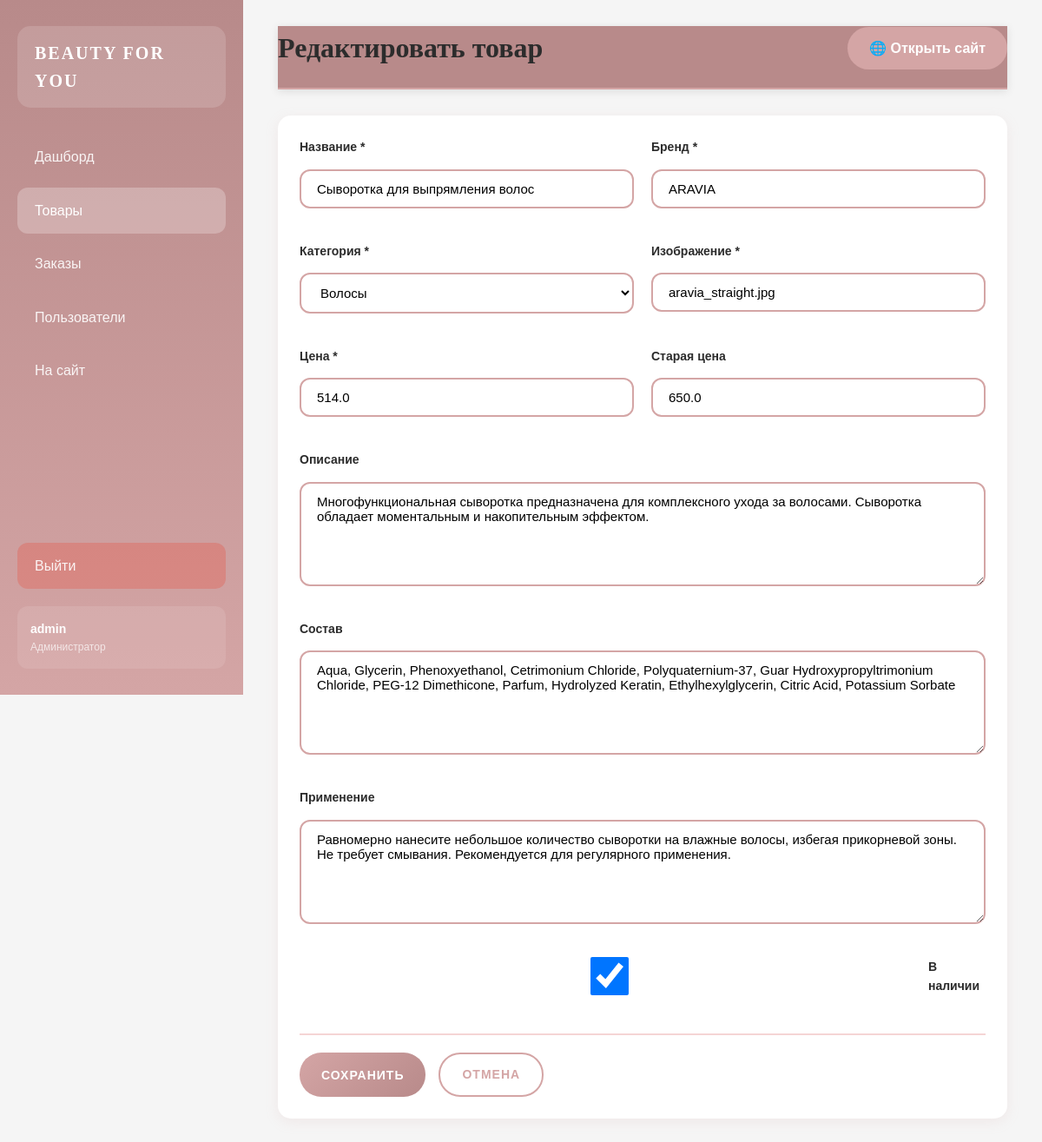
/admin/products/edit/2 (signed in), run on the app's committed database.
### app.py (models this page shows, shortened)
class User(UserMixin, db.Model):
    __tablename__ = 'user'
    id = db.Column(db.Integer, primary_key=True)
    username = db.Column(db.String(80), unique=True, nullable=False)
    email = db.Column(db.String(120), unique=True, nullable=False)
    phone = db.Column(db.String(20), unique=True, nullable=True)
    password = db.Column(db.String(200), nullable=False)
    is_admin = db.Column(db.Boolean, default=False)
    created_at = db.Column(db.DateTime, default=datetime.utcnow)
    cart_items = db.relationship('CartItem', back_populates='user', lazy=True, cascade='all, delete-orphan')
    orders = db.relationship('Order', back_populates='user', lazy=True)

class Product(db.Model):
    __tablename__ = 'product'
    id = db.Column(db.Integer, primary_key=True)
    name = db.Column(db.String(200), nullable=False)
    brand = db.Column(db.String(100), nullable=False)
    category = db.Column(db.String(50), nullable=False)
    price = db.Column(db.Float, nullable=False)
    old_price = db.Column(db.Float)
    image = db.Column(db.String(200), default='default.jpg')
    images_list = db.Column(db.Text)
    description = db.Column(db.Text)
    composition = db.Column(db.Text)
    usage = db.Column(db.Text)
    in_stock = db.Column(db.Boolean, default=True)
    created_at = db.Column(db.DateTime, default=datetime.utcnow)

### app.py (the view, shortened to what this page needs)
@app.route('/admin/products/edit/<int:product_id>', methods=['GET', 'POST'])
@login_required
def admin_product_edit(product_id):
    if not current_user.is_admin:
        flash('❌ Доступ запрещён', 'error')
        return redirect(url_for('index'))
    product = Product.query.get_or_404(product_id)
    return render_template('admin/product_form.html', product=product)

### app.py (called while the page is built)
@login_manager.user_loader
def load_user(user_id):
    return User.query.get(int(user_id))

### templates/admin/product_form.html (shortened to what this page needs)
{% extends 'admin/base.html' %}
{% block page_title %}{{ 'Редактировать товар' if product else 'Добавить товар' }}{% endblock %}
{% block content %}
<div class="admin-card">
    <div class="admin-card-body">
        <form method="POST" class="admin-form">
            <div class="form-row">
                <div class="form-group">
                    <label>Название *</label>
                    <input type="text" name="name" value="{{ product.name if product else '' }}" required>
                </div>
                <div class="form-group">
                    <label>Бренд *</label>
                    <input type="text" name="brand" value="{{ product.brand if product else '' }}" required>
                </div>
            </div>
            <div class="form-row">
                <div class="form-group">
                    <label>Категория *</label>
                    <select name="category" required>
                        <option value="Волосы" {% if product and product.category == 'Волосы' %}selected{% endif %}>Волосы</option>
                    </select>
                </div>
                <div class="form-group">
                    <label>Изображение *</label>
                    <input type="text" name="image" value="{{ product.image if product else '' }}" placeholder="shiseido_oil.jpg" required>
                </div>
            </div>
            <div class="form-row">
                <div class="form-group">
                    <label>Цена *</label>
                    <input type="number" name="price" value="{{ product.price if product else '' }}" step="0.01" required>
                </div>
                <div class="form-group">
                    <label>Старая цена</label>
                    <input type="number" name="old_price" value="{{ product.old_price if product else '' }}" step="0.01">
                </div>
            </div>
            <div class="form-group">
                <label>Описание</label>
                <textarea name="description" rows="3">{{ product.description if product else '' }}</textarea>
            </div>
            <div class="form-group">
                <label>Состав</label>
                <textarea name="composition" rows="3">{{ product.composition if product else '' }}</textarea>
            </div>
            <div class="form-group">
                <label>Применение</label>
                <textarea name="usage" rows="3">{{ product.usage if product else '' }}</textarea>
            </div>
            <div class="form-group checkbox-group">
                <label>
                    <input type="checkbox" name="in_stock" {% if not product or product.in_stock %}checked{% endif %}>
                    В наличии
                </label>
            </div>
            <div class="form-actions">
                <button type="submit" class="btn-primary">Сохранить</button>
                <a href="{{ url_for('admin_products') }}" class="btn-outline">Отмена</a>
            </div>
        </form>
    </div>
</div>
{% endblock %}

### templates/admin/base.html (shortened to what this page needs)
<!DOCTYPE html>
<html lang="ru">
<head>
    <link rel="stylesheet" href="{{ url_for('static', filename='style.css') }}">
    <link rel="stylesheet" href="{{ url_for('static', filename='admin.css') }}">
</head>
<body class="admin-body">
    <aside class="admin-sidebar">
        <div class="admin-logo">
            <span class="logo-text">BEAUTY FOR YOU</span>
        </div>
        <nav class="admin-nav">
            <a href="{{ url_for('admin') }}" class="admin-nav-link {% if request.endpoint == 'admin' %}active{% endif %}">
                <span>Дашборд</span>
            </a>
            <a href="{{ url_for('admin_products') }}" class="admin-nav-link {% if 'product' in request.endpoint %}active{% endif %}">
                <span>Товары</span>
            </a>
            <a href="{{ url_for('admin_orders') }}" class="admin-nav-link {% if 'order' in request.endpoint %}active{% endif %}">
                <span>Заказы</span>
            </a>
            <a href="{{ url_for('admin_users') }}" class="admin-nav-link {% if 'user' in request.endpoint %}active{% endif %}">
                <span>Пользователи</span>
            </a>
            <a href="{{ url_for('index') }}" class="admin-nav-link" target="_blank">
                <span>На сайт</span>
            </a>
            <a href="{{ url_for('logout') }}" class="admin-nav-link logout">
                <span>Выйти</span>
            </a>
        </nav>
        <div class="admin-user-info">
            <div class="user-details">
                <span class="user-name">{{ current_user.username }}</span>
                <span class="user-role">Администратор</span>
            </div>
        </div>
    </aside>
    <main class="admin-main">
        <header class="admin-header">
            <h1 class="admin-title">{% block page_title %}Админ-панель{% endblock %}</h1>
            <div class="admin-header-actions">
                <a href="{{ url_for('index') }}" class="btn-site" target="_blank">🌐 Открыть сайт</a>
            </div>
        </header>
        <div class="admin-content">
            {% block content %}{% endblock %}
        </div>
    </main>
</body>
</html>

### static/admin.css (style rules this page uses)
.admin-body { display: flex; min-height: 100vh; background: #F5F5F5; }
.admin-sidebar { width: 280px; background: linear-gradient(180deg, #B88A8A 0%, #D4A5A5 100%); padding: 30px 20px; display: flex; flex-direction: column; position: fixed; height: 100vh; overflow-y: auto; }
.admin-logo { display: flex; align-items: center; gap: 12px; padding: 15px 20px; background: rgba(255, 255, 255, 0.15); border-radius: 15px; margin-bottom: 30px; }
.admin-logo .logo-text { font-family: 'Cormorant Garamond', serif; font-size: 20px; font-weight: 700; color: #FFFFFF; letter-spacing: 2px; }
.admin-nav { display: flex; flex-direction: column; gap: 8px; flex: 1; }
.admin-nav-link { display: flex; align-items: center; gap: 12px; padding: 14px 20px; color: rgba(255, 255, 255, 0.9); text-decoration: none; border-radius: 12px; transition: all 0.3s ease; font-weight: 500; }
.admin-nav-link.active { background: rgba(255, 255, 255, 0.25); color: #FFFFFF; }
.admin-nav-link.logout { margin-top: auto; background: rgba(231, 76, 60, 0.3); }
.admin-user-info { display: flex; align-items: center; gap: 12px; padding: 15px; background: rgba(255, 255, 255, 0.1); border-radius: 12px; margin-top: 20px; }
.user-details { display: flex; flex-direction: column; }
.user-name { font-size: 14px; font-weight: 600; color: #FFFFFF; }
.user-role { font-size: 12px; color: rgba(255, 255, 255, 0.7); }
.admin-main { flex: 1; margin-left: 280px; padding: 30px 40px; }
.admin-header { display: flex; justify-content: space-between; align-items: center; margin-bottom: 30px; padding-bottom: 20px; border-bottom: 2px solid #D4A5A5; }
.admin-title { font-family: 'Cormorant Garamond', serif; font-size: 32px; color: #2C2C2C; font-weight: 600; }
.btn-site { display: inline-flex; align-items: center; gap: 8px; padding: 12px 25px; background: #D4A5A5; color: #FFFFFF; border-radius: 25px; text-decoration: none; font-weight: 600; transition: all 0.3s ease; }
.admin-card { background: #FFFFFF; border-radius: 15px; box-shadow: 0 4px 15px rgba(212, 165, 165, 0.15); margin-bottom: 30px; overflow: hidden; }
.admin-card-body { padding: 25px; }
.btn-primary { display: inline-flex; align-items: center; gap: 8px; padding: 12px 25px; background: linear-gradient(135deg, #D4A5A5, #B88A8A); color: #FFFFFF; border: none; border-radius: 25px; font-size: 14px; font-weight: 600; cursor: pointer; text-decoration: none; transition: all 0.3s ease; }
.btn-outline { display: inline-flex; align-items: center; gap: 8px; padding: 12px 25px; background: transparent; color: #D4A5A5; border: 2px solid #D4A5A5; border-radius: 25px; font-size: 14px; font-weight: 600; cursor: pointer; text-decoration: none; transition: all 0.3s ease; }
.admin-form { display: flex; flex-direction: column; gap: 20px; }
.form-row { display: grid; grid-template-columns: 1fr 1fr; gap: 20px; }
.form-group { display: flex; flex-direction: column; gap: 8px; }
.form-group label { font-weight: 600; color: #2C2C2C; font-size: 14px; }
.form-group input, .form-group select, .form-group textarea { padding: 12px 15px; border: 2px solid #D4A5A5; border-radius: 10px; font-size: 14px; font-family: 'Montserrat', sans-serif; transition: all 0.3s ease; }
.form-group textarea { resize: vertical; min-height: 100px; }
.checkbox-group label { display: flex; align-items: center; gap: 10px; cursor: pointer; }
.checkbox-group input { width: 18px; height: 18px; }
.form-actions { display: flex; gap: 15px; padding-top: 20px; border-top: 2px solid #F5D5D5; }

### data on the page
User: username "admin"
Product: name "Сыворотка для выпрямления волос", brand "ARAVIA", category "Волосы", image "aravia_straight.jpg", price "514.0", old_price "650.0", description "Многофункциональная сыворотка предназначена для комплексного ухода за волосами. Сыворотка обладает моментальным и накопительным эффектом.", composition "Aqua, Glycerin, Phenoxyethanol, Cetrimonium Chloride, Polyquaternium-37, Guar Hydroxypropyltrimonium Chloride, PEG-12 Dimethicone, Parfum, Hydrolyzed Keratin, Ethylhexylglycerin, Citric Acid, Potassium Sorbate", usage "Равномерно нанесите небольшое количество сыворотки на влажные волосы, избегая прикорневой зоны. Не требует смывания. Рекомендуется для регулярного применения.", in_stock "☑"

### other printed values
{{ 'Редактировать товар' if product else 'Добавить товар' }} "Редактировать товар"
